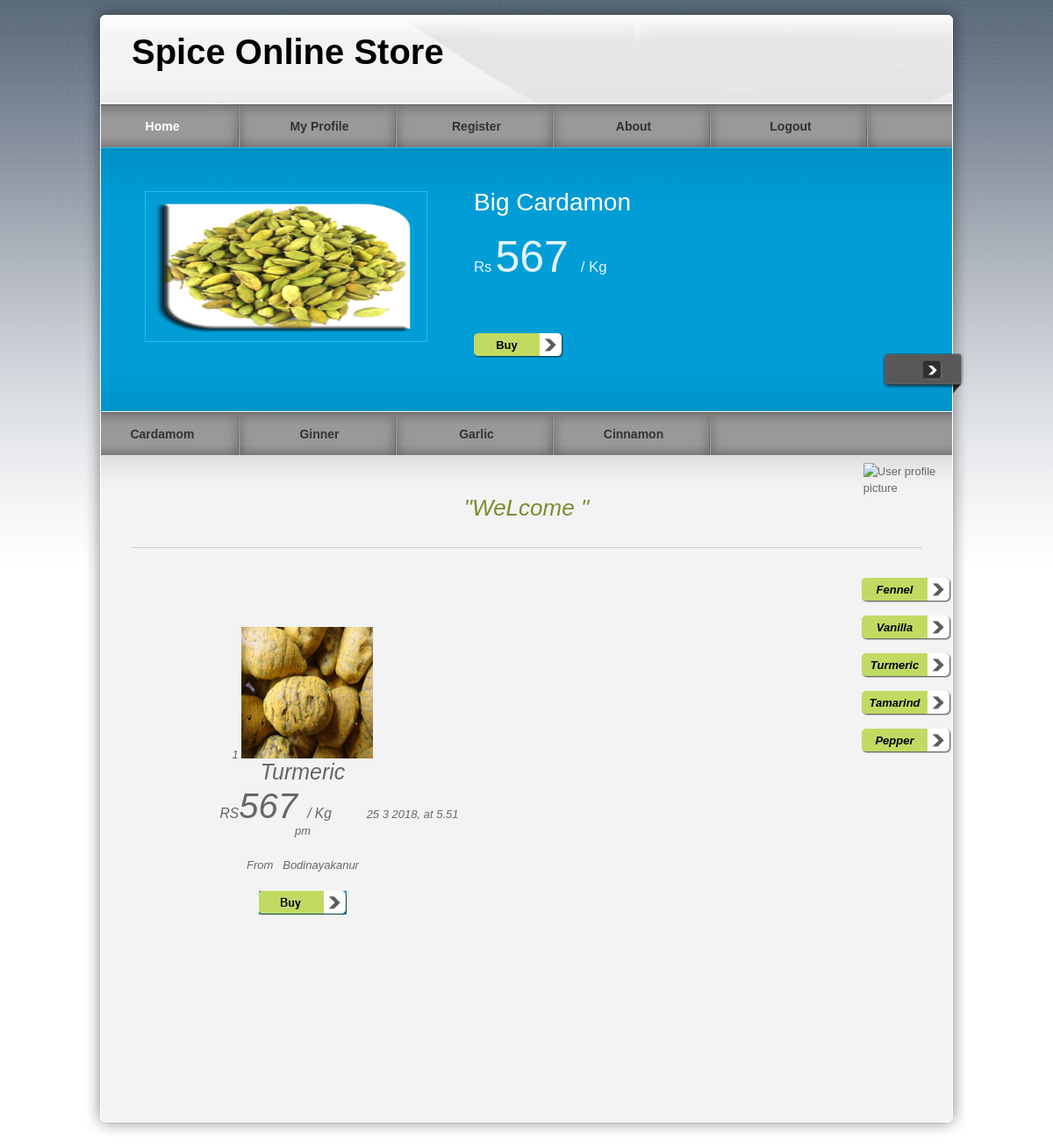
The page /pro/turmeric.php on the database its author committed.
### tables this page shows
CREATE TABLE IF NOT EXISTS `offer` (
  `number` int(11) NOT NULL,
  `name` varchar(50) NOT NULL,
  `image` text NOT NULL,
  `price` varchar(50) NOT NULL,
  `time` varchar(50) NOT NULL,
  `details` varchar(100) NOT NULL,
  PRIMARY KEY (`number`)
);

CREATE TABLE IF NOT EXISTS `turmeric` (
  `number` int(11) NOT NULL AUTO_INCREMENT,
  `name` varchar(55) NOT NULL,
  `price` varchar(55) NOT NULL,
  `image` text NOT NULL,
  `time` varchar(55) NOT NULL,
  `place` varchar(50) NOT NULL,
  PRIMARY KEY (`number`)
);

### pro/turmeric.php (the view, shortened to what this page needs)
<?php
$username=$_SESSION['uname'];
?>
<!DOCTYPE html PUBLIC "-//W3C//DTD XHTML 1.0 Transitional//EN" "http://www.w3.org/TR/xhtml1/DTD/xhtml1-transitional.dtd">
<head>
<link href="templatemo_style.css" rel="stylesheet" type="text/css" />
<link href="css/jquery.ennui.contentslider.css" rel="stylesheet" type="text/css" media="screen,projection" />
</head>
<body>
<div id="templatemo_wrapper">
    <div id="templatemo_header">
        <div id="site_title">
            <h1>Spice Online Store</h1>
        </div>
    </div>
  	<div id="templatemo_menu">
        <ul>
            <li><a href="home.php"class="current">Home</a></li>
            <li><a href="profile.php">My Profile</a></li>
            <li><a href="reg.php">Register</a></li>
            <li><a href="partners.html">About</a></li>
            <li><a href="logout.php">Logout</a></li>
        </ul>
    </div>
    <div id="templatemo_banner">
                <div id="one" class="contentslider">
                    <div class="cs_wrapper">
                        <div class="cs_slider">
                            <div class="cs_article">
                            	<div class="slider_content_wrapper">
                            	 <?PHP
$select=mysql_query("select * from offer where number=1 ");
$row=mysql_fetch_array($select);
 ?>
                      				<div class="right">
                                        <h2><?php echo $row['name'];?> </h2><br/>
                                        <p><big>Rs</big> <span style="font-size:50px"><?php echo $row['price'];?></span> <big> / Kg</big></p><br/>
                                        <div class="button"><a href="#">Buy</a></div>
                                    </div>
                                  <div class="left">
                                  <img src="admin/<?php echo $row['image']; ?>" alt="Image 01" />
                                    </div>
                                </div>
                            </div>
                        </div>
                    </div>
                </div>
        </div>
        <div id="templatemo_menu">
        <ul>
            <li><a href="home.php">Cardamom</a></li>
            <li><a href="ginger.php">Ginner</a></li>
            <li><a href="clove.php >Clove</a></li>
            <li><a href="garlic.php">Garlic</a></li>
            <li><a href="cinnamon.php">Cinnamon</a></li>
            </ul>
    </div>
     <div id="templatemo_main"><span class="main_top"></span>
     <?php
     $sql=mysql_query("select * from signup where username='".$username."' ");
$row=mysql_fetch_array($sql);
?>
          <p class="welcome_text">&quot;WeLcome <?php echo $row['name'];?>&quot;</p>
          <div style="position:absolute; left:88%;  top:1.2%;">
<img class="img-rounded" src="<?php
echo $row['image']; ?>" alt="User profile picture" width="100" height="100" style="inline-box-align:initial"></div>
     	<div class="col_w420 float_l">
                      <blockquote>
 <?PHP
$select=mysql_query("select * from turmeric ");
$view=mysql_num_rows($select);
 for($i=0;$i<$view;$i++)
 {
 ?>
 <center>
 <div class="table-responsive">
 <tr>
     <td align="center"><?php echo mysql_result($select,$i,"number");?></td>
        <td align="center">
        <img src="admin/<?php echo mysql_result($select,$i,"image");?>" width="150" height="150" /></td>
        <br/>
 <td align="center"><span style="font-size:25px"><?php echo mysql_result($select,$i,"name");?></span></td></div><br/>
    <td align="center"><big>RS</big><span style="font-size:40px"><?php echo mysql_result($select,$i,"price");?></span><big> / Kg</big></td>
    &nbsp;&nbsp;&nbsp;&nbsp;&nbsp;&nbsp;&nbsp;&nbsp;&nbsp;&nbsp;<td align="center"><?php echo mysql_result($select,$i,"time");?></td><br/><br/>
    <td align="center">From&nbsp;&nbsp;&nbsp;<?php echo mysql_result($select,$i,"place");?></td><br/><br/>
    <td align="center"><a href="viewturmeric.php?edit=<?php echo mysql_result($select,$i,"number");?>"><img src="images/img.JPG" /></a>
    </td>
  </tr><br/>
  <br/><br/>
  <br/><br/>
  <br/><br/>
<br/></center>
  <?PHP
  }
  ?>
          <div style="position: absolute; left: 887px; top: 125px;">
<div class="button"><a href="fennel.php">Fennel</a></div>
                                                                <div class="button"><a href="vanilla.php">Vanilla</a></div>
                                                                <div class="button"><a href="turmeric.php">Turmeric</a></div>
                                                                <div class="button"><a href="tamarind.php">Tamarind</a></div>
                                                                <div class="button"><a href="pepper.php">Pepper</a></div></div>
                  <br/>
                      </blockquote>
       </div>
    </div>
    <div id="templatemo_main_bottom"></div>
    <div id="templatemo_footer">
    </div>
</div>
</body>
</html>

### pro/templatemo_style.css (style rules this page uses)
body { margin: 0px; padding: 0px; color: #666; font-family: Helevetica,Arial,sans-serif; font-size: 13px; line-height:1.5em; background-color: #fff; background-attachment:fixed; background-image: url(images/templatemo_body.jpg); background-repeat: repeat-x; }
a, a:link, a:visited { color: #8da332; }
p { margin: 0px; padding: 0 0 10px 0; }
img { border: none; }
h1 { font-size: 40px; font-weight: bold; margin: 0 0 30px 0; padding: 5px 0; color: #000; }
h2 { font-size: 28px; font-weight: normal; line-height: 28px; margin: 0 0 30px 0; padding: 0; color: #000; }
.float_l { float: left; }
blockquote { font-style: italic; margin-left: 10px; }
.button a { clear: both; display: block; width: 75px; height: 24px; padding: 4px 27px 0 0; margin-top: 15px; background: url(images/templatemo_button.png) no-repeat; color: #000; font-weight: bold; text-align: center; text-decoration: none; }
#templatemo_wrapper { width: 1010px; margin: 0 auto; }
#templatemo_header { width: 900px; height: 68px; padding: 50px 55px 0; background: url(images/templatemo_header.png) no-repeat; }
#templatemo_header #site_title { float: left; width: 500px; padding: 0; }
#templatemo_header #site_title h1 { margin: 0; padding: 0; }
#templatemo_menu { width: 970px; height: 50px; padding: 0 20px; background: url(images/templatemo_menu.png) repeat-x; }
#templatemo_menu ul { margin: 0; padding: 0; list-style: none; }
#templatemo_menu ul li { padding: 0px; margin: 0px; display: inline; }
#templatemo_menu ul li a { float: left; display: block; width: 140px; height: 33px; padding: 17px 34px 0 0; margin: 0 5px 0 0 ; font-size: 14px; text-align: center; text-decoration: none; color: #333; font-weight: bold; outline: none; border: none; background: url(images/templatemo_menu_divider.png) right no-repeat; }
#templatemo_menu ul li a:hover, #templatemo_menu ul li .current { color: #fff; }
#templatemo_banner { clear: both; position: relative; width: 970px; height: 201px; padding: 50px 20px; background: url(images/templatemo_slider.png) no-repeat; }
#templatemo_main { position: relative; width: 900px; padding: 45px 55px; background: url(images/templatemo_content.png) repeat-y; }
#templatemo_main .main_top { position: absolute; top: 0; left: 20px; width: 970px; height: 45px; background: url(images/templatemo_content_top.png) no-repeat; }
#templatemo_main_bottom { width: 1010px; height: 40px; background: url(images/templatemo_content_bottom.png) no-repeat; }
.col_w420 { width: 420px; }
.welcome_text { font-size: 26px; color: #7a8d31; font-style: italic; text-align: center; margin-bottom: 60px; padding-bottom: 30px; line-height: 30px; border-bottom: 1px solid #CCC; }
#templatemo_footer { width: 910px; padding: 0 30px 10px; text-align: center; color: #666; }

### rows shown on the page
offer: name "Big Cardamon", price "567", image (picture)
turmeric: number "1", image (picture), name "Turmeric", price "567", time "25 3 2018, at 5.51 pm", place "Bodinayakanur"
